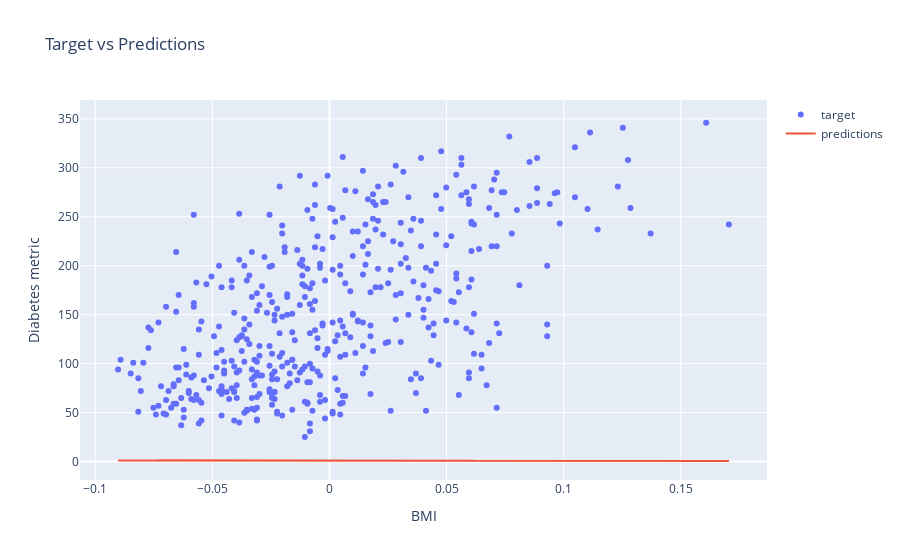

Notebook code cell kept with this figure:
### Markdown cell above
* Visualize your regression in relation to your points

### Code cell
import plotly.graph_objects as go
fig = go.Figure()
fig.add_trace(go.Scatter(x=diabetes_X, y=y,
                    mode='markers',
                    name='target'))
fig.add_trace(go.Scatter(x=diabetes_X, y=model(diabetes_X),
                    mode='lines',
                    name='predictions'))
fig.update_layout(
    title="Target vs Predictions",
    xaxis_title="BMI",
    yaxis_title="Diabetes metric"
    )
fig.show()

### Figure 1 — Plotly figure (JSON) as saved in the notebook; plotly's stock layout.template omitted (floating-point values rounded to 4 significant figures; data arrays with more than 128 entries replaced by an {"elided": "..."} marker saying what was removed)
{"data": [{"mode": "markers", "name": "target", "type": "scatter", "x": {"elided": "442 float values"}, "y": {"elided": "442 int values"}}, {"mode": "lines", "name": "predictions", "type": "scatter", "x": {"elided": "442 float values"}, "y": {"elided": "442 float values"}}], "layout": {"title": {"text": "Target vs Predictions"}, "xaxis": {"title": {"text": "BMI"}}, "yaxis": {"title": {"text": "Diabetes metric"}}}}
